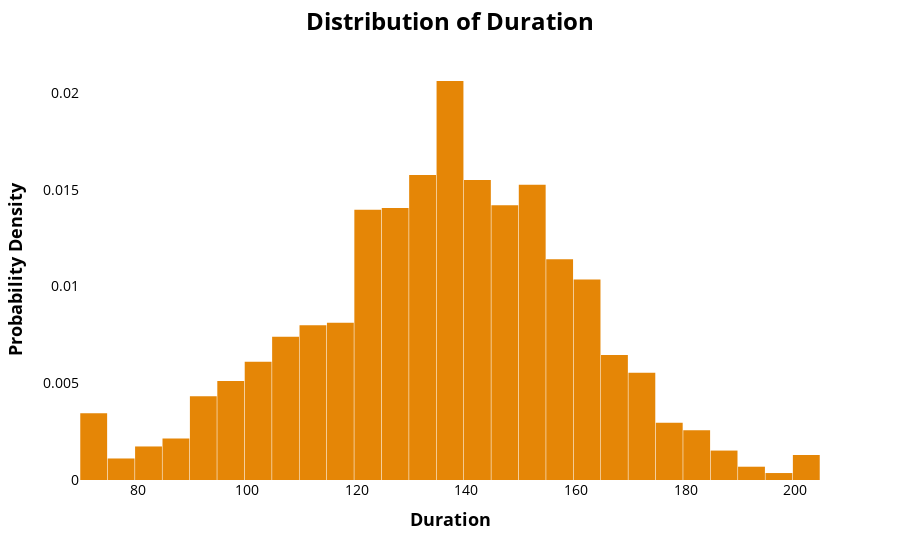

Notebook code cell kept with this figure:
### Code cell
duration = px.histogram(df, x = 'Duration', histnorm='probability density', nbins = 40,
                        color_discrete_sequence = px.colors.qualitative.Vivid)
duration.update_traces(selector=dict(type='histogram'))
duration.update_layout(title='<b>Distribution of Duration</b>', title_x=0.5, title_pad=dict(t=20), title_font=dict(size=24), 
                       xaxis_title='<b>Duration</b>', yaxis_title='<b>Probability Density</b>', xaxis=dict(showgrid=False,
                       title_font=dict(size=18),color='black'), yaxis=dict(showgrid=False,title_font=dict(size=18),color='black'),
                       bargap=0.02, plot_bgcolor = 'white',title_font_color="black")
duration.update_xaxes(tickfont_size=14, color ='black')
duration.update_yaxes(tickfont_size=14)
duration.show()

### Figure 1 — Plotly figure (JSON) as saved in the notebook; plotly's stock layout.template omitted (floating-point values rounded to 4 significant figures; data arrays with more than 128 entries replaced by an {"elided": "..."} marker saying what was removed)
{"data": [{"alignmentgroup": "True", "bingroup": "x", "histnorm": "probability density", "hovertemplate": "Duration=%{x}<br>probability density=%{y}<extra></extra>", "legendgroup": "", "marker": {"color": "rgb(229, 134, 6)", "pattern": {"shape": ""}}, "name": "", "nbinsx": 40, "offsetgroup": "", "orientation": "v", "showlegend": false, "type": "histogram", "x": {"elided": "12235 int values"}, "xaxis": "x", "yaxis": "y"}], "layout": {"bargap": 0.02, "barmode": "relative", "legend": {"tracegroupgap": 0}, "margin": {"t": 60}, "plot_bgcolor": "white", "title": {"font": {"color": "black", "size": 24}, "pad": {"t": 20}, "text": "<b>Distribution of Duration</b>", "x": 0.5}, "xaxis": {"anchor": "y", "color": "black", "domain": [0, 1], "showgrid": false, "tickfont": {"size": 14}, "title": {"font": {"size": 18}, "text": "<b>Duration</b>"}}, "yaxis": {"anchor": "x", "color": "black", "domain": [0, 1], "showgrid": false, "tickfont": {"size": 14}, "title": {"font": {"size": 18}, "text": "<b>Probability Density</b>"}}}}
